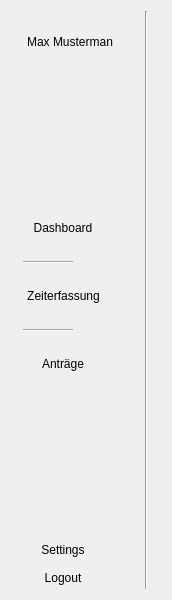
<?xml version="1.0" encoding="UTF-8"?>
<ui version="4.0">
 <class>Navbar</class>
 <widget class="QWidget" name="Navbar">
  <property name="geometry">
   <rect>
    <x>0</x>
    <y>0</y>
    <width>172</width>
    <height>600</height>
   </rect>
  </property>
  <property name="maximumSize">
   <size>
    <width>220</width>
    <height>16777215</height>
   </size>
  </property>
  <property name="windowTitle">
   <string>Form</string>
  </property>
  <property name="styleSheet">
   <string notr="true"/>
  </property>
  <layout class="QHBoxLayout" name="horizontalLayout">
   <item>
    <layout class="QVBoxLayout" name="verticalLayout_5">
     <item>
      <spacer name="verticalSpacer_3">
       <property name="orientation">
        <enum>Qt::Vertical</enum>
       </property>
       <property name="sizeType">
        <enum>QSizePolicy::Maximum</enum>
       </property>
       <property name="sizeHint" stdset="0">
        <size>
         <width>20</width>
         <height>20</height>
        </size>
       </property>
      </spacer>
     </item>
     <item>
      <widget class="QPushButton" name="username">
       <property name="sizePolicy">
        <sizepolicy hsizetype="Maximum" vsizetype="Fixed">
         <horstretch>0</horstretch>
         <verstretch>0</verstretch>
        </sizepolicy>
       </property>
       <property name="cursor">
        <cursorShape>PointingHandCursor</cursorShape>
       </property>
       <property name="text">
        <string>Max Musterman</string>
       </property>
       <property name="icon">
        <iconset resource="../stylesheet.qrc">
         <normaloff>:/resourcen/icons/account.svg</normaloff>:/resourcen/icons/account.svg</iconset>
       </property>
       <property name="iconSize">
        <size>
         <width>28</width>
         <height>28</height>
        </size>
       </property>
       <property name="flat">
        <bool>true</bool>
       </property>
      </widget>
     </item>
     <item>
      <spacer name="verticalSpacer_8">
       <property name="orientation">
        <enum>Qt::Vertical</enum>
       </property>
       <property name="sizeHint" stdset="0">
        <size>
         <width>20</width>
         <height>40</height>
        </size>
       </property>
      </spacer>
     </item>
     <item>
      <layout class="QVBoxLayout" name="verticalLayout">
       <item>
        <widget class="QPushButton" name="nav_link1">
         <property name="sizePolicy">
          <sizepolicy hsizetype="Maximum" vsizetype="Fixed">
           <horstretch>0</horstretch>
           <verstretch>0</verstretch>
          </sizepolicy>
         </property>
         <property name="cursor">
          <cursorShape>PointingHandCursor</cursorShape>
         </property>
         <property name="text">
          <string>Dashboard</string>
         </property>
         <property name="icon">
          <iconset resource="../stylesheet.qrc">
           <normaloff>:/resourcen/icons/dashboard.svg</normaloff>:/resourcen/icons/dashboard.svg</iconset>
         </property>
         <property name="iconSize">
          <size>
           <width>28</width>
           <height>28</height>
          </size>
         </property>
         <property name="flat">
          <bool>true</bool>
         </property>
        </widget>
       </item>
       <item>
        <spacer name="verticalSpacer_2">
         <property name="orientation">
          <enum>Qt::Vertical</enum>
         </property>
         <property name="sizeHint" stdset="0">
          <size>
           <width>20</width>
           <height>10</height>
          </size>
         </property>
        </spacer>
       </item>
       <item>
        <widget class="Line" name="line">
         <property name="maximumSize">
          <size>
           <width>50</width>
           <height>16777215</height>
          </size>
         </property>
         <property name="orientation">
          <enum>Qt::Horizontal</enum>
         </property>
        </widget>
       </item>
       <item>
        <spacer name="verticalSpacer_6">
         <property name="orientation">
          <enum>Qt::Vertical</enum>
         </property>
         <property name="sizeHint" stdset="0">
          <size>
           <width>20</width>
           <height>10</height>
          </size>
         </property>
        </spacer>
       </item>
       <item>
        <widget class="QPushButton" name="nav_link2">
         <property name="sizePolicy">
          <sizepolicy hsizetype="Maximum" vsizetype="Fixed">
           <horstretch>0</horstretch>
           <verstretch>0</verstretch>
          </sizepolicy>
         </property>
         <property name="text">
          <string>Zeiterfassung</string>
         </property>
         <property name="icon">
          <iconset resource="../stylesheet.qrc">
           <normaloff>:/resourcen/icons/zeit.svg</normaloff>:/resourcen/icons/zeit.svg</iconset>
         </property>
         <property name="iconSize">
          <size>
           <width>28</width>
           <height>28</height>
          </size>
         </property>
         <property name="flat">
          <bool>true</bool>
         </property>
        </widget>
       </item>
       <item>
        <spacer name="verticalSpacer">
         <property name="orientation">
          <enum>Qt::Vertical</enum>
         </property>
         <property name="sizeHint" stdset="0">
          <size>
           <width>20</width>
           <height>10</height>
          </size>
         </property>
        </spacer>
       </item>
       <item>
        <widget class="Line" name="line_2">
         <property name="maximumSize">
          <size>
           <width>50</width>
           <height>16777215</height>
          </size>
         </property>
         <property name="orientation">
          <enum>Qt::Horizontal</enum>
         </property>
        </widget>
       </item>
       <item>
        <spacer name="verticalSpacer_7">
         <property name="orientation">
          <enum>Qt::Vertical</enum>
         </property>
         <property name="sizeHint" stdset="0">
          <size>
           <width>20</width>
           <height>10</height>
          </size>
         </property>
        </spacer>
       </item>
       <item>
        <widget class="QPushButton" name="nav_link3">
         <property name="sizePolicy">
          <sizepolicy hsizetype="Maximum" vsizetype="Fixed">
           <horstretch>0</horstretch>
           <verstretch>0</verstretch>
          </sizepolicy>
         </property>
         <property name="text">
          <string>Anträge</string>
         </property>
         <property name="icon">
          <iconset resource="../stylesheet.qrc">
           <normaloff>:/resourcen/icons/antrag.svg</normaloff>:/resourcen/icons/antrag.svg</iconset>
         </property>
         <property name="iconSize">
          <size>
           <width>28</width>
           <height>28</height>
          </size>
         </property>
         <property name="flat">
          <bool>true</bool>
         </property>
        </widget>
       </item>
      </layout>
     </item>
     <item>
      <spacer name="verticalSpacer_5">
       <property name="orientation">
        <enum>Qt::Vertical</enum>
       </property>
       <property name="sizeHint" stdset="0">
        <size>
         <width>20</width>
         <height>15</height>
        </size>
       </property>
      </spacer>
     </item>
     <item>
      <widget class="QPushButton" name="pushButton">
       <property name="sizePolicy">
        <sizepolicy hsizetype="Maximum" vsizetype="Fixed">
         <horstretch>0</horstretch>
         <verstretch>0</verstretch>
        </sizepolicy>
       </property>
       <property name="text">
        <string>Settings</string>
       </property>
       <property name="icon">
        <iconset resource="../stylesheet.qrc">
         <normaloff>:/resourcen/icons/settings.svg</normaloff>:/resourcen/icons/settings.svg</iconset>
       </property>
       <property name="iconSize">
        <size>
         <width>28</width>
         <height>28</height>
        </size>
       </property>
       <property name="flat">
        <bool>true</bool>
       </property>
      </widget>
     </item>
     <item>
      <widget class="QPushButton" name="pushButton_2">
       <property name="sizePolicy">
        <sizepolicy hsizetype="Maximum" vsizetype="Fixed">
         <horstretch>0</horstretch>
         <verstretch>0</verstretch>
        </sizepolicy>
       </property>
       <property name="text">
        <string>Logout</string>
       </property>
       <property name="icon">
        <iconset resource="../stylesheet.qrc">
         <normaloff>:/resourcen/icons/logout.svg</normaloff>:/resourcen/icons/logout.svg</iconset>
       </property>
       <property name="iconSize">
        <size>
         <width>28</width>
         <height>28</height>
        </size>
       </property>
       <property name="flat">
        <bool>true</bool>
       </property>
      </widget>
     </item>
    </layout>
   </item>
   <item>
    <spacer name="horizontalSpacer">
     <property name="orientation">
      <enum>Qt::Horizontal</enum>
     </property>
     <property name="sizeType">
      <enum>QSizePolicy::Maximum</enum>
     </property>
     <property name="sizeHint" stdset="0">
      <size>
       <width>10</width>
       <height>20</height>
      </size>
     </property>
    </spacer>
   </item>
   <item>
    <widget class="Line" name="line_3">
     <property name="orientation">
      <enum>Qt::Vertical</enum>
     </property>
    </widget>
   </item>
  </layout>
 </widget>
 <resources>
  <include location="../stylesheet.qrc"/>
 </resources>
 <connections/>
</ui>
